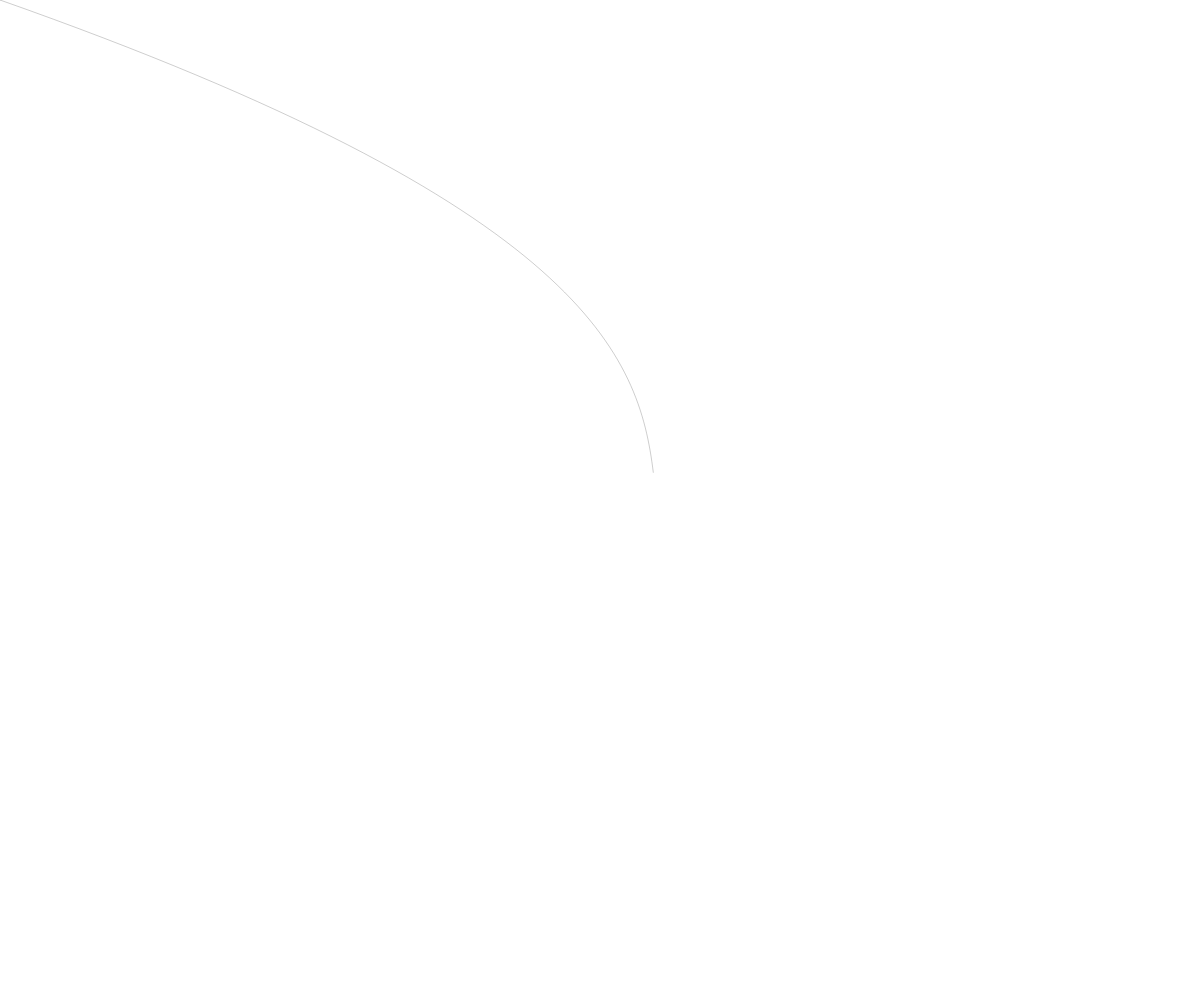
Frame 1 (no input)
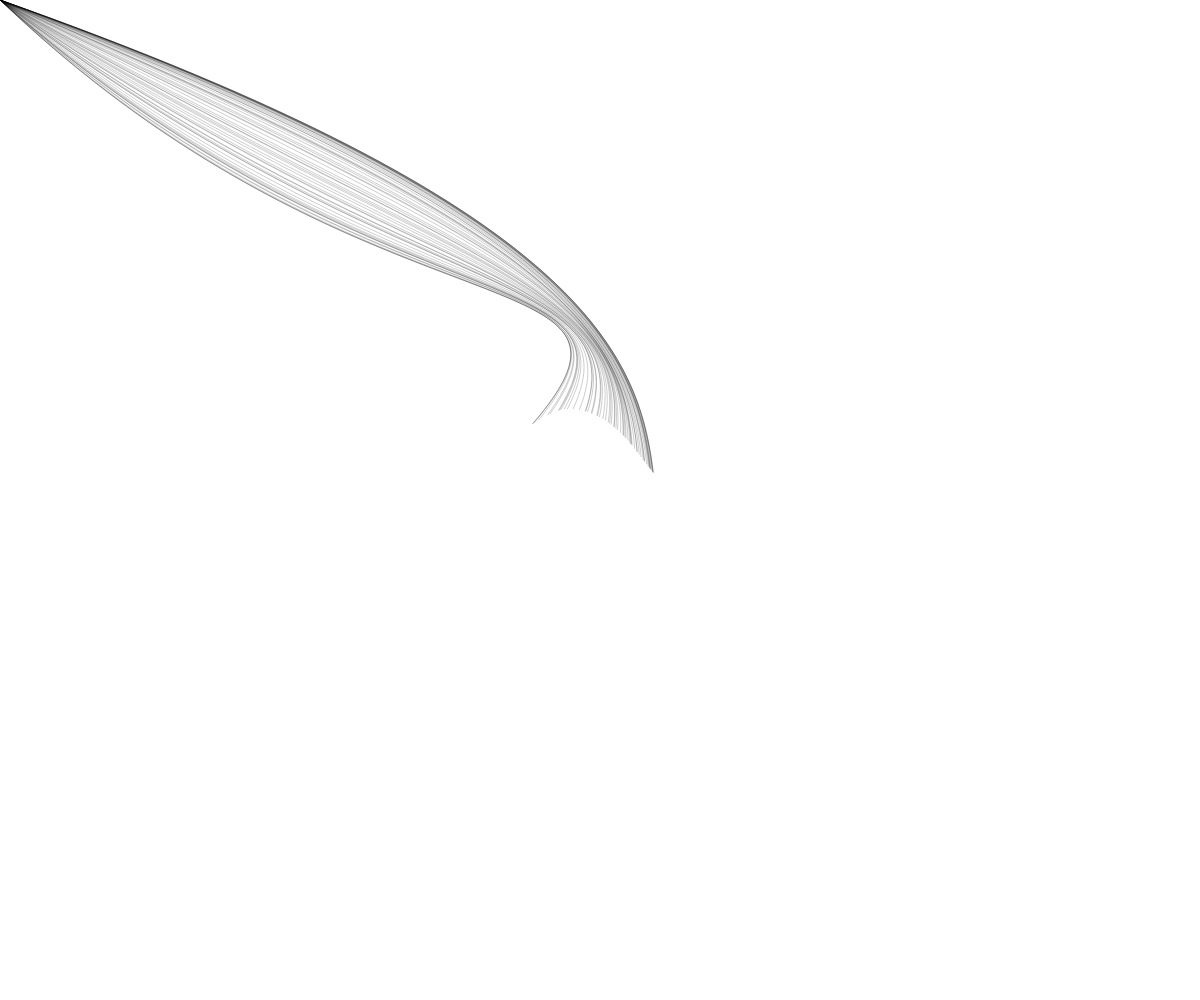
Frame 60 (no input)
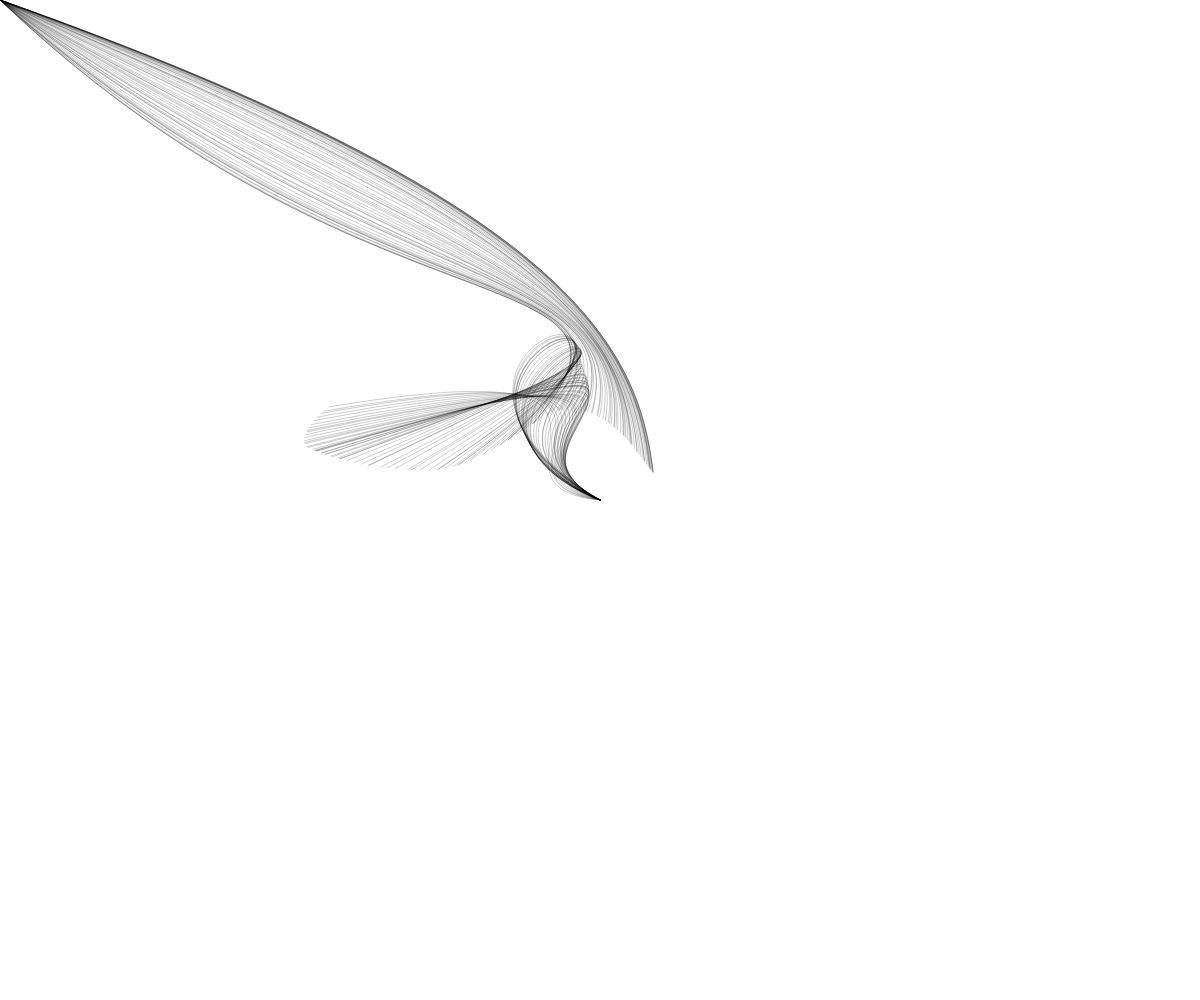
Frame 120 (the mouse pressed at the canvas centre since frame 60)

The p5.js sketch that drew these frames (run headless with seeded random() and noise() and a simulated clock; from frame 60 on, the mouse is pressed at the canvas centre):

// p5.js sketch
// ── sketch.js
function setup() {
    createCanvas(windowWidth, windowHeight);
}

let t = 100;

function draw() {
    x1 = mouseX
    x2 = width * noise(0.01 * t, 2500)
    x3 = width * noise(0.01 * t, 3500)
    x4 = width * noise(0.01 * t, 4500)

    y1 = mouseY
    y2 = height * noise(0.01 * t, 5500)
    y3 = height * noise(0.01 * t, 6500)
    y4 = height * noise(0.01 * t, 7500)

    t += random(1)
    stroke(0, 0, 0, 50);
    strokeWeight(1)
    noFill();


    bezier(x1, y1, x2, y2, x3, y3, x4, y4)
}
